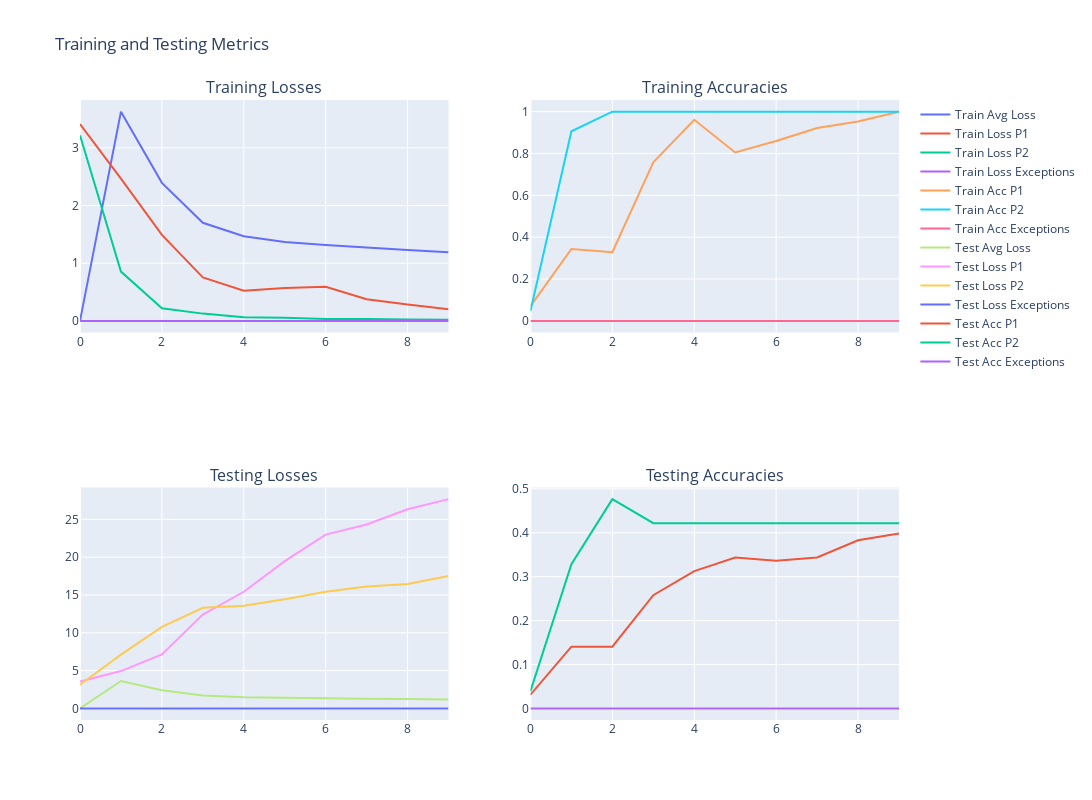

The notebook cell this image was saved under:
### Code cell
from train_two_p import *
from itertools import combinations
import sympy
    
import plotly.graph_objects as go
from plotly.subplots import make_subplots

import csv


if __name__ == "__main__":

    primes = list(sympy.primerange(11, 20))
    prime_pairs = [(p1, p2) for p1, p2 in combinations(primes, 2) if p1 != p2]

    prime_pairs = [(29, 23)]
    
    psweep = "two_p_modadd_exceptions_two"
    if not os.path.exists(f"exp_params/{psweep}"):
        os.makedirs(f"exp_params/{psweep}")

    csv_file = f"exp_params/{psweep}/final_losses.csv"
    with open(csv_file, mode='w', newline='') as file:
        writer = csv.writer(file)
        writer.writerow([
            "p1", "p2", "n_rands", "params_filename",
            "final_train_loss", 
            "final_test_loss_p1", "final_test_loss_p2", "final_test_loss_exceps",
            "final_train_acc_p1", "final_train_acc_p2", "final_train_acc_exceps",
            "final_test_acc_p1", "final_test_acc_p2", "final_test_acc_exceps"
        ])

    for p1, p2 in prime_pairs:
        for n_rands in range(0, 9, 10):
            params = ExperimentParamsTwoP(
                linear_1_tied=False,
                tie_unembed=False,
                movie=True,
                scale_linear_1_factor=1.0,
                scale_embed=1.0,
                use_random_dataset=False,
                freeze_middle=False,
                print_times=10,
                n_batches=8000,
                n_save_model_checkpoints=2,
                lr=0.003,
                magnitude=False,
                ablation_fourier=False,
                do_viz_weights_modes=True,
                batch_size=128,
                num_no_weight_decay_steps=0,
                weight_decay=0,
                run_id=0,
                activation="relu",
                hidden_size=32,
                embed_dim=14,
                p1=p1, 
                p2=p2,
                use_exceptions=n_rands > 0, 
                n_rands=n_rands, 
                mem_loss_scaling_const=1
            )   

            params_filename = f"exp_params/{psweep}/p1={params.p1}_p2={params.p2}_nrands={n_rands}.json"
            params.save_to_file(params_filename)
            
            model = run_exp(params)

            params.save_to_file(params_filename)

            final_train_loss = params.train_losses[-1]['avg_loss'] if params.train_losses else None
            final_train_acc_p1 = params.train_losses[-1]['acc_p1'] if params.train_losses else None
            final_train_acc_p2 = params.train_losses[-1]['acc_p2'] if params.train_losses else None
            final_train_acc_exceps = params.train_losses[-1]['acc_exceps'] if params.train_losses else None

            final_test_loss_p1 = params.test_losses[-1]['loss_p1'] if params.test_losses else None
            final_test_loss_p2 = params.test_losses[-1]['loss_p2'] if params.test_losses else None
            final_test_loss_exceps = params.test_losses[-1]['loss_exceps'] if params.test_losses else None
            final_test_acc_p1 = params.test_losses[-1]['acc_p1'] if params.test_losses else None
            final_test_acc_p2 = params.test_losses[-1]['acc_p2'] if params.test_losses else None
            final_test_acc_exceps = params.test_losses[-1]['acc_exceps'] if params.test_losses else None

            with open(csv_file, mode='a', newline='') as file:
                writer = csv.writer(file)
                writer.writerow([
                    p1, p2, n_rands, params_filename,
                    final_train_loss, 
                    final_test_loss_p1, final_test_loss_p2, final_test_loss_exceps,
                    final_train_acc_p1, final_train_acc_p2, final_train_acc_exceps,
                    final_test_acc_p1, final_test_acc_p2, final_test_acc_exceps
                ])


fig = make_subplots(rows=2, cols=2, subplot_titles=("Training Losses", "Training Accuracies", "Testing Losses", "Testing Accuracies"))

fig.add_trace(go.Scatter(y=[entry['avg_loss'] for entry in params.train_losses], mode='lines', name='Train Avg Loss'), row=1, col=1)
fig.add_trace(go.Scatter(y=[entry['loss_p1'] for entry in params.train_losses], mode='lines', name='Train Loss P1'), row=1, col=1)
fig.add_trace(go.Scatter(y=[entry['loss_p2'] for entry in params.train_losses], mode='lines', name='Train Loss P2'), row=1, col=1)
fig.add_trace(go.Scatter(y=[entry['loss_exceps'] for entry in params.train_losses], mode='lines', name='Train Loss Exceptions'), row=1, col=1)

fig.add_trace(go.Scatter(y=[entry['acc_p1'] for entry in params.train_losses], mode='lines', name='Train Acc P1'), row=1, col=2)
fig.add_trace(go.Scatter(y=[entry['acc_p2'] for entry in params.train_losses], mode='lines', name='Train Acc P2'), row=1, col=2)
fig.add_trace(go.Scatter(y=[entry['acc_exceps'] for entry in params.train_losses], mode='lines', name='Train Acc Exceptions'), row=1, col=2)

fig.add_trace(go.Scatter(y=[entry['avg_loss'] for entry in params.test_losses], mode='lines', name='Test Avg Loss'), row=2, col=1)
fig.add_trace(go.Scatter(y=[entry['loss_p1'] for entry in params.test_losses], mode='lines', name='Test Loss P1'), row=2, col=1)
fig.add_trace(go.Scatter(y=[entry['loss_p2'] for entry in params.test_losses], mode='lines', name='Test Loss P2'), row=2, col=1)
fig.add_trace(go.Scatter(y=[entry['loss_exceps'] for entry in params.test_losses], mode='lines', name='Test Loss Exceptions'), row=2, col=1)

fig.add_trace(go.Scatter(y=[entry['acc_p1'] for entry in params.test_losses], mode='lines', name='Test Acc P1'), row=2, col=2)
fig.add_trace(go.Scatter(y=[entry['acc_p2'] for entry in params.test_losses], mode='lines', name='Test Acc P2'), row=2, col=2)
fig.add_trace(go.Scatter(y=[entry['acc_exceps'] for entry in params.test_losses], mode='lines', name='Test Acc Exceptions'), row=2, col=2)

fig.update_layout(height=800, width=1200, title_text="Training and Testing Metrics")
fig.show()

### Figure 1 — Plotly figure (JSON) as saved in the notebook; plotly's stock layout.template omitted (floating-point values rounded to 4 significant figures)
{"data": [{"mode": "lines", "name": "Train Avg Loss", "type": "scatter", "xaxis": "x", "y": [0, 3.628, 2.393, 1.701, 1.466, 1.369, 1.315, 1.267, 1.227, 1.19], "yaxis": "y"}, {"mode": "lines", "name": "Train Loss P1", "type": "scatter", "xaxis": "x", "y": [3.411, 2.468, 1.491, 0.7529, 0.5242, 0.5701, 0.5895, 0.3767, 0.2858, 0.2012], "yaxis": "y"}, {"mode": "lines", "name": "Train Loss P2", "type": "scatter", "xaxis": "x", "y": [3.218, 0.8539, 0.2191, 0.1258, 0.06269, 0.05622, 0.03066, 0.03448, 0.02486, 0.02001], "yaxis": "y"}, {"mode": "lines", "name": "Train Loss Exceptions", "type": "scatter", "xaxis": "x", "y": [0, 0, 0, 0, 0, 0, 0, 0, 0, 0], "yaxis": "y"}, {"mode": "lines", "name": "Train Acc P1", "type": "scatter", "xaxis": "x2", "y": [0.07031, 0.3438, 0.3281, 0.7578, 0.9609, 0.8047, 0.8594, 0.9219, 0.9531, 1], "yaxis": "y2"}, {"mode": "lines", "name": "Train Acc P2", "type": "scatter", "xaxis": "x2", "y": [0.04688, 0.9062, 1, 1, 1, 1, 1, 1, 1, 1], "yaxis": "y2"}, {"mode": "lines", "name": "Train Acc Exceptions", "type": "scatter", "xaxis": "x2", "y": [0, 0, 0, 0, 0, 0, 0, 0, 0, 0], "yaxis": "y2"}, {"mode": "lines", "name": "Test Avg Loss", "type": "scatter", "xaxis": "x3", "y": [0, 3.628, 2.393, 1.701, 1.466, 1.369, 1.315, 1.267, 1.227, 1.19], "yaxis": "y3"}, {"mode": "lines", "name": "Test Loss P1", "type": "scatter", "xaxis": "x3", "y": [3.56, 4.933, 7.131, 12.4, 15.42, 19.48, 22.98, 24.31, 26.34, 27.68], "yaxis": "y3"}, {"mode": "lines", "name": "Test Loss P2", "type": "scatter", "xaxis": "x3", "y": [3.134, 7.107, 10.79, 13.3, 13.57, 14.42, 15.41, 16.12, 16.44, 17.5], "yaxis": "y3"}, {"mode": "lines", "name": "Test Loss Exceptions", "type": "scatter", "xaxis": "x3", "y": [0, 0, 0, 0, 0, 0, 0, 0, 0, 0], "yaxis": "y3"}, {"mode": "lines", "name": "Test Acc P1", "type": "scatter", "xaxis": "x4", "y": [0.03125, 0.1406, 0.1406, 0.2578, 0.3125, 0.3438, 0.3359, 0.3438, 0.3828, 0.3984], "yaxis": "y4"}, {"mode": "lines", "name": "Test Acc P2", "type": "scatter", "xaxis": "x4", "y": [0.03906, 0.3281, 0.4766, 0.4219, 0.4219, 0.4219, 0.4219, 0.4219, 0.4219, 0.4219], "yaxis": "y4"}, {"mode": "lines", "name": "Test Acc Exceptions", "type": "scatter", "xaxis": "x4", "y": [0, 0, 0, 0, 0, 0, 0, 0, 0, 0], "yaxis": "y4"}], "layout": {"annotations": [{"font": {"size": 16}, "showarrow": false, "text": "Training Losses", "x": 0.225, "xanchor": "center", "xref": "paper", "y": 1, "yanchor": "bottom", "yref": "paper"}, {"font": {"size": 16}, "showarrow": false, "text": "Training Accuracies", "x": 0.775, "xanchor": "center", "xref": "paper", "y": 1, "yanchor": "bottom", "yref": "paper"}, {"font": {"size": 16}, "showarrow": false, "text": "Testing Losses", "x": 0.225, "xanchor": "center", "xref": "paper", "y": 0.375, "yanchor": "bottom", "yref": "paper"}, {"font": {"size": 16}, "showarrow": false, "text": "Testing Accuracies", "x": 0.775, "xanchor": "center", "xref": "paper", "y": 0.375, "yanchor": "bottom", "yref": "paper"}], "height": 800, "title": {"text": "Training and Testing Metrics"}, "width": 1200, "xaxis": {"anchor": "y", "domain": [0, 0.45]}, "xaxis2": {"anchor": "y2", "domain": [0.55, 1]}, "xaxis3": {"anchor": "y3", "domain": [0, 0.45]}, "xaxis4": {"anchor": "y4", "domain": [0.55, 1]}, "yaxis": {"anchor": "x", "domain": [0.625, 1]}, "yaxis2": {"anchor": "x2", "domain": [0.625, 1]}, "yaxis3": {"anchor": "x3", "domain": [0, 0.375]}, "yaxis4": {"anchor": "x4", "domain": [0, 0.375]}}}
